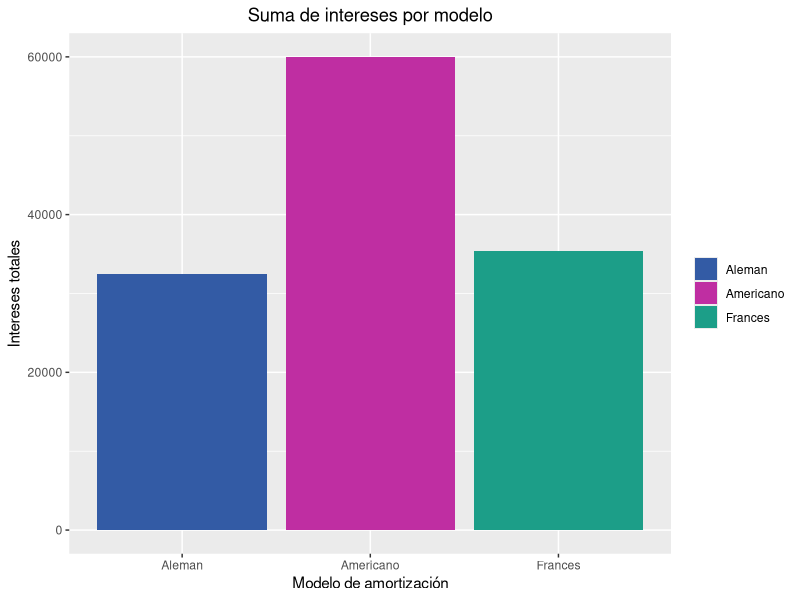
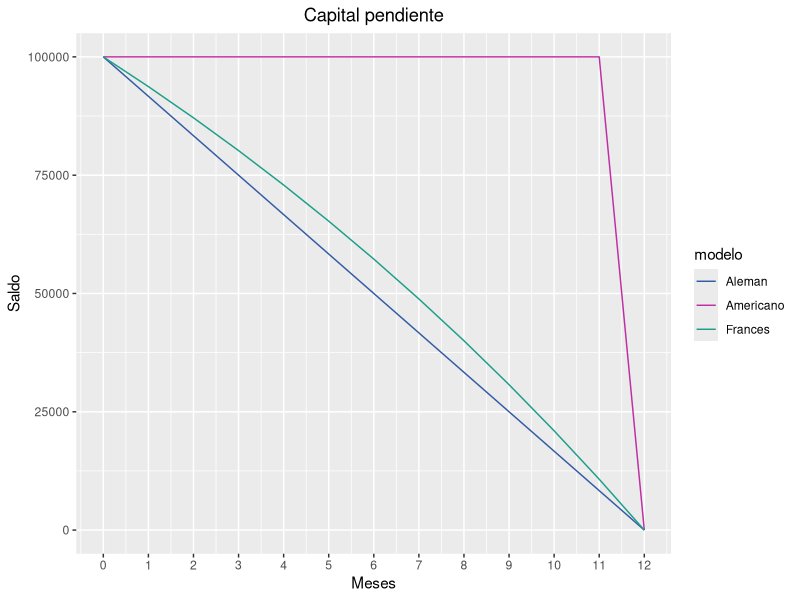

These charts were generated, in order, by the following R code:
## ---- chunk 1
# Cargar paquetes necesarios
library(tidyverse)
library(readr)
library(ggplot2)
## ---- chunk 2
aleman <- read.csv("data/aleman.csv")
americano <- read.csv("data/americano.csv")
frances <- read.csv("data/frances.csv")
## ---- chunk 3
# Calcular la suma de intereses de cada modelo
intereses_aleman <- sum(aleman$interes)
intereses_americano <- sum(americano$interes)
intereses_frances <- sum(frances$interes)
## ---- chunk 4
# Crear un dataframe con la suma de intereses de cada modelo
intereses_suma <- data.frame(modelo = c("Aleman", "Americano", "Frances"),
                             intereses = c(intereses_aleman, intereses_americano, intereses_frances)) #nolint

# Crear el histograma con diferentes colores para cada barra
ggplot(intereses_suma, aes(x = modelo, y = intereses, fill = modelo)) +
  geom_bar(stat = "identity") +
  scale_fill_manual(values = c("#335ba5", "#bf2ea2", "#1c9e88")) +
  labs(x = "Modelo de amortización", y = "Intereses totales", title = "Suma de intereses por modelo", fill= "Modelos") + #nolint
  theme(legend.position = "right", legend.title = element_blank(), plot.title = element_text(hjust = 0.5)) #nolint)
## ---- chunk 5

aleman$modelo <- "Aleman"
americano$modelo <- "Americano"
frances$modelo <- "Frances"
datos <- rbind(aleman, americano, frances)

ggplot(datos, aes(x = mes, y = saldo, color = modelo)) +
  geom_line() +
  labs(x = "Meses", y = "Saldo", title = "Capital pendiente") +
  scale_color_manual(values = c("#335ba5", "#bf2ea2", "#1c9e88")) +
  theme(legend.position = "right", plot.title = element_text(hjust = 0.5)) +
  scale_x_continuous(breaks = seq(0, 12, 1))
